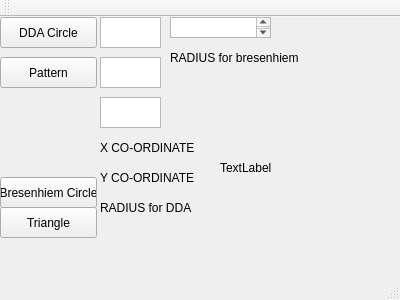
<?xml version="1.0" encoding="UTF-8"?>
<ui version="4.0">
 <class>MainWindow</class>
 <widget class="QMainWindow" name="MainWindow">
  <property name="geometry">
   <rect>
    <x>0</x>
    <y>0</y>
    <width>400</width>
    <height>300</height>
   </rect>
  </property>
  <property name="windowTitle">
   <string>MainWindow</string>
  </property>
  <widget class="QWidget" name="centralWidget">
   <widget class="QPushButton" name="pushButton">
    <property name="geometry">
     <rect>
      <x>0</x>
      <y>0</y>
      <width>97</width>
      <height>31</height>
     </rect>
    </property>
    <property name="text">
     <string>DDA Circle</string>
    </property>
   </widget>
   <widget class="QLabel" name="label">
    <property name="geometry">
     <rect>
      <x>220</x>
      <y>70</y>
      <width>161</width>
      <height>161</height>
     </rect>
    </property>
    <property name="text">
     <string>TextLabel</string>
    </property>
   </widget>
   <widget class="QPushButton" name="pushButton_2">
    <property name="geometry">
     <rect>
      <x>0</x>
      <y>160</y>
      <width>97</width>
      <height>31</height>
     </rect>
    </property>
    <property name="text">
     <string>Bresenhiem Circle</string>
    </property>
   </widget>
   <widget class="QPushButton" name="pushButton_3">
    <property name="geometry">
     <rect>
      <x>0</x>
      <y>190</y>
      <width>97</width>
      <height>31</height>
     </rect>
    </property>
    <property name="text">
     <string>Triangle</string>
    </property>
   </widget>
   <widget class="QTextEdit" name="textEdit">
    <property name="geometry">
     <rect>
      <x>100</x>
      <y>0</y>
      <width>61</width>
      <height>31</height>
     </rect>
    </property>
   </widget>
   <widget class="QTextEdit" name="textEdit_2">
    <property name="geometry">
     <rect>
      <x>100</x>
      <y>40</y>
      <width>61</width>
      <height>31</height>
     </rect>
    </property>
   </widget>
   <widget class="QTextEdit" name="textEdit_3">
    <property name="geometry">
     <rect>
      <x>100</x>
      <y>80</y>
      <width>61</width>
      <height>31</height>
     </rect>
    </property>
   </widget>
   <widget class="QLabel" name="label_2">
    <property name="geometry">
     <rect>
      <x>100</x>
      <y>120</y>
      <width>121</width>
      <height>21</height>
     </rect>
    </property>
    <property name="text">
     <string>X CO-ORDINATE</string>
    </property>
   </widget>
   <widget class="QLabel" name="label_3">
    <property name="geometry">
     <rect>
      <x>100</x>
      <y>150</y>
      <width>111</width>
      <height>21</height>
     </rect>
    </property>
    <property name="text">
     <string>Y CO-ORDINATE</string>
    </property>
   </widget>
   <widget class="QLabel" name="label_4">
    <property name="geometry">
     <rect>
      <x>100</x>
      <y>180</y>
      <width>111</width>
      <height>21</height>
     </rect>
    </property>
    <property name="text">
     <string>RADIUS for DDA</string>
    </property>
   </widget>
   <widget class="QTextEdit" name="textEdit_4">
    <property name="geometry">
     <rect>
      <x>170</x>
      <y>0</y>
      <width>101</width>
      <height>21</height>
     </rect>
    </property>
   </widget>
   <widget class="QLabel" name="label_5">
    <property name="geometry">
     <rect>
      <x>170</x>
      <y>30</y>
      <width>161</width>
      <height>21</height>
     </rect>
    </property>
    <property name="text">
     <string>RADIUS for bresenhiem</string>
    </property>
   </widget>
   <widget class="QPushButton" name="pushButton_4">
    <property name="geometry">
     <rect>
      <x>0</x>
      <y>40</y>
      <width>97</width>
      <height>31</height>
     </rect>
    </property>
    <property name="text">
     <string>Pattern</string>
    </property>
   </widget>
  </widget>
  <widget class="QMenuBar" name="menuBar">
   <property name="geometry">
    <rect>
     <x>0</x>
     <y>0</y>
     <width>400</width>
     <height>27</height>
    </rect>
   </property>
  </widget>
  <widget class="QToolBar" name="mainToolBar">
   <attribute name="toolBarArea">
    <enum>TopToolBarArea</enum>
   </attribute>
   <attribute name="toolBarBreak">
    <bool>false</bool>
   </attribute>
  </widget>
  <widget class="QStatusBar" name="statusBar"/>
 </widget>
 <layoutdefault spacing="6" margin="11"/>
 <resources/>
 <connections/>
</ui>
